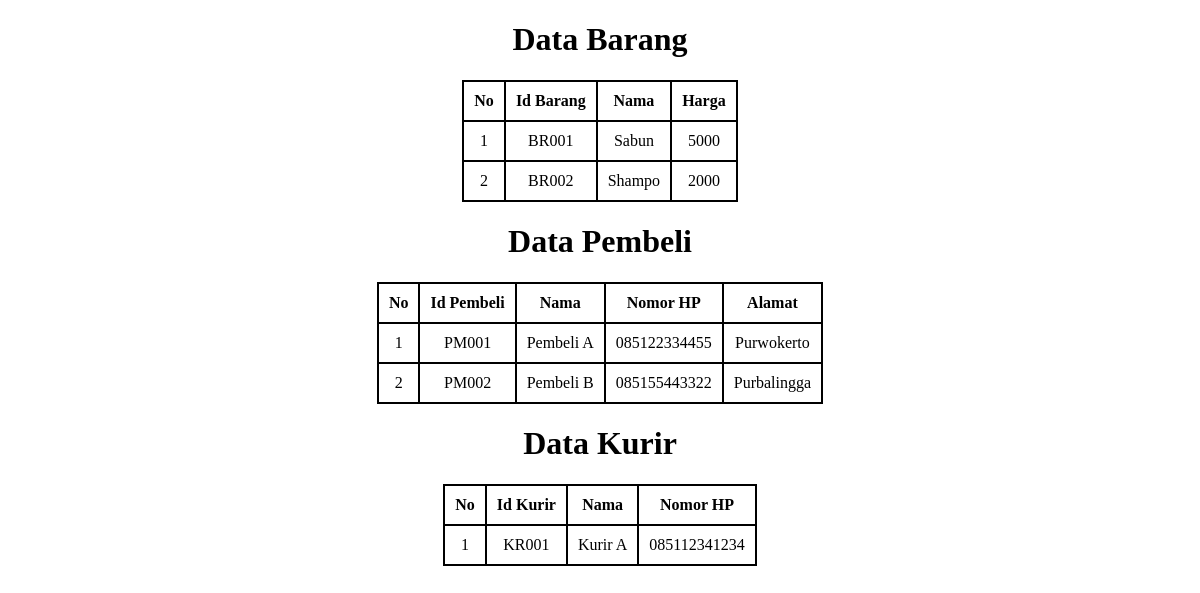
The page / on the database its author committed.
### tables this page shows
CREATE TABLE `barang` (
  `id_barang` varchar(5) NOT NULL,
  `nama_barang` varchar(50) NOT NULL,
  `harga_barang` int(11) NOT NULL
);

CREATE TABLE `pembeli` (
  `id_pembeli` varchar(5) NOT NULL,
  `nama_pembeli` varchar(50) NOT NULL,
  `nomor_hp_pembeli` varchar(13) NOT NULL,
  `alamat_pembeli` varchar(200) NOT NULL
);

CREATE TABLE `kurir` (
  `id_kurir` varchar(5) NOT NULL,
  `nama_kurir` varchar(50) NOT NULL,
  `nomor_hp_kurir` varchar(13) NOT NULL
);

### index.php (the view, shortened to what this page needs)
<?php
include "koneksi.php";
?>
<!DOCTYPE html>
<html>
<head>
</head>
<body>
    <h1>Data Barang</h1>
    <table>
        <tr>
            <th>No</th>
            <th>Id Barang</th>
            <th>Nama</th>
            <th>Harga</th>
        </tr>
        <?php
        $no = 1;
        $sql = "select * from barang order by id_barang asc";
        $query = mysqli_query($conn,$sql);
        while($row = mysqli_fetch_array($query)){
            echo "
            <tr>
                <td>$no</td>
                <td>$row[id_barang]</td>
                <td>$row[nama_barang]</td>
                <td>$row[harga_barang]</td>
            </tr>
            ";
            $no++;
        }
        ?>
    </table>
    <h1>Data Pembeli</h1>
    <table>
        <tr>
            <th>No</th>
            <th>Id Pembeli</th>
            <th>Nama</th>
            <th>Nomor HP</th>
            <th>Alamat</th>
        </tr>
        <?php
        $no = 1;
        $sql = "select * from pembeli order by id_pembeli asc";
        $query = mysqli_query($conn,$sql);
        while($row = mysqli_fetch_array($query)){
            echo "
            <tr>
                <td>$no</td>
                <td>$row[id_pembeli]</td>
                <td>$row[nama_pembeli]</td>
                <td>$row[nomor_hp_pembeli]</td>
                <td>$row[alamat_pembeli]</td>
            </tr>
            ";
            $no++;
        }
        ?>
    </table>
    <h1>Data Kurir</h1>
    <table>
        <tr>
            <th>No</th>
            <th>Id Kurir</th>
            <th>Nama</th>
            <th>Nomor HP</th>
        </tr>
        <?php
        $no = 1;
        $sql = "select * from kurir order by id_kurir asc";
        $query = mysqli_query($conn,$sql);
        while($row = mysqli_fetch_array($query)){
            echo "
            <tr>
                <td>$no</td>
                <td>$row[id_kurir]</td>
                <td>$row[nama_kurir]</td>
                <td>$row[nomor_hp_kurir]</td>
            </tr>
            ";
            $no++;
        }
        ?>
    </table>
</body>
</html>

### index.php (style rules this page uses)
body { text-align: center; }
table { margin: auto; }
table, th, td { border: 2px solid black; border-collapse: collapse; }
th, td { padding: 10px; text-align: center; }

### rows shown on the page
barang: id_barang "BR001", nama_barang "Sabun", harga_barang "5000"
barang: id_barang "BR002", nama_barang "Shampo", harga_barang "2000"
pembeli: id_pembeli "PM001", nama_pembeli "Pembeli A", nomor_hp_pembeli "085122334455", alamat_pembeli "Purwokerto"
pembeli: id_pembeli "PM002", nama_pembeli "Pembeli B", nomor_hp_pembeli "085155443322", alamat_pembeli "Purbalingga"
kurir: id_kurir "KR001", nama_kurir "Kurir A", nomor_hp_kurir "085112341234"
